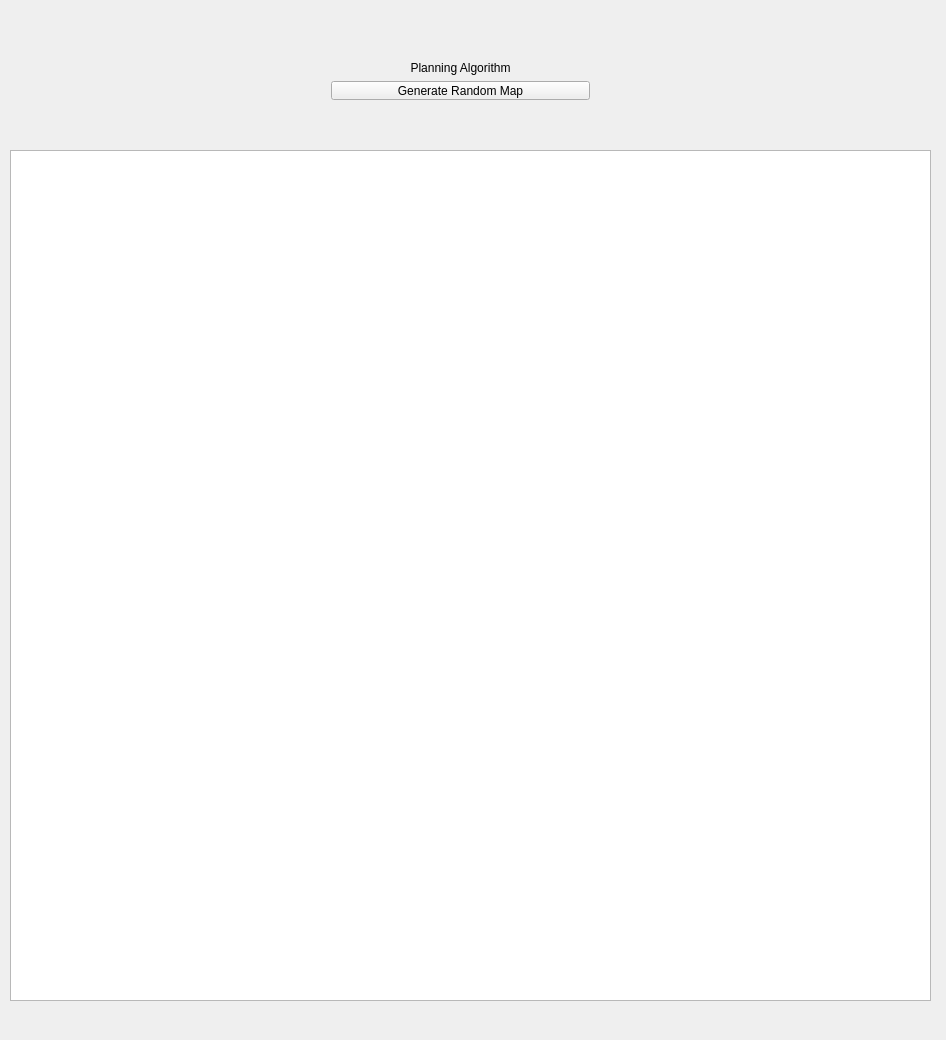
<?xml version="1.0" encoding="UTF-8"?>
<ui version="4.0">
 <class>MainWindow</class>
 <widget class="QMainWindow" name="MainWindow">
  <property name="geometry">
   <rect>
    <x>0</x>
    <y>0</y>
    <width>946</width>
    <height>1040</height>
   </rect>
  </property>
  <property name="windowTitle">
   <string>MainWindow</string>
  </property>
  <widget class="QWidget" name="centralWidget">
   <widget class="QGraphicsView" name="graphicsView">
    <property name="geometry">
     <rect>
      <x>10</x>
      <y>150</y>
      <width>921</width>
      <height>851</height>
     </rect>
    </property>
    <property name="sizePolicy">
     <sizepolicy hsizetype="Fixed" vsizetype="Fixed">
      <horstretch>0</horstretch>
      <verstretch>0</verstretch>
     </sizepolicy>
    </property>
    <property name="minimumSize">
     <size>
      <width>600</width>
      <height>600</height>
     </size>
    </property>
    <property name="maximumSize">
     <size>
      <width>1600</width>
      <height>1600</height>
     </size>
    </property>
    <property name="transformationAnchor">
     <enum>QGraphicsView::NoAnchor</enum>
    </property>
   </widget>
   <widget class="QWidget" name="layoutWidget">
    <property name="geometry">
     <rect>
      <x>320</x>
      <y>50</y>
      <width>281</width>
      <height>81</height>
     </rect>
    </property>
    <layout class="QVBoxLayout" name="verticalLayout">
     <item>
      <widget class="QLabel" name="label">
       <property name="text">
        <string>Planning Algorithm</string>
       </property>
       <property name="alignment">
        <set>Qt::AlignCenter</set>
       </property>
      </widget>
     </item>
     <item>
      <widget class="QPushButton" name="btnGenerateMap">
       <property name="text">
        <string>Generate Random Map</string>
       </property>
      </widget>
     </item>
     <item>
      <widget class="QLabel" name="lblTopMessage">
       <property name="text">
        <string/>
       </property>
       <property name="alignment">
        <set>Qt::AlignCenter</set>
       </property>
      </widget>
     </item>
    </layout>
   </widget>
  </widget>
 </widget>
 <layoutdefault spacing="6" margin="11"/>
 <resources/>
 <connections/>
</ui>
